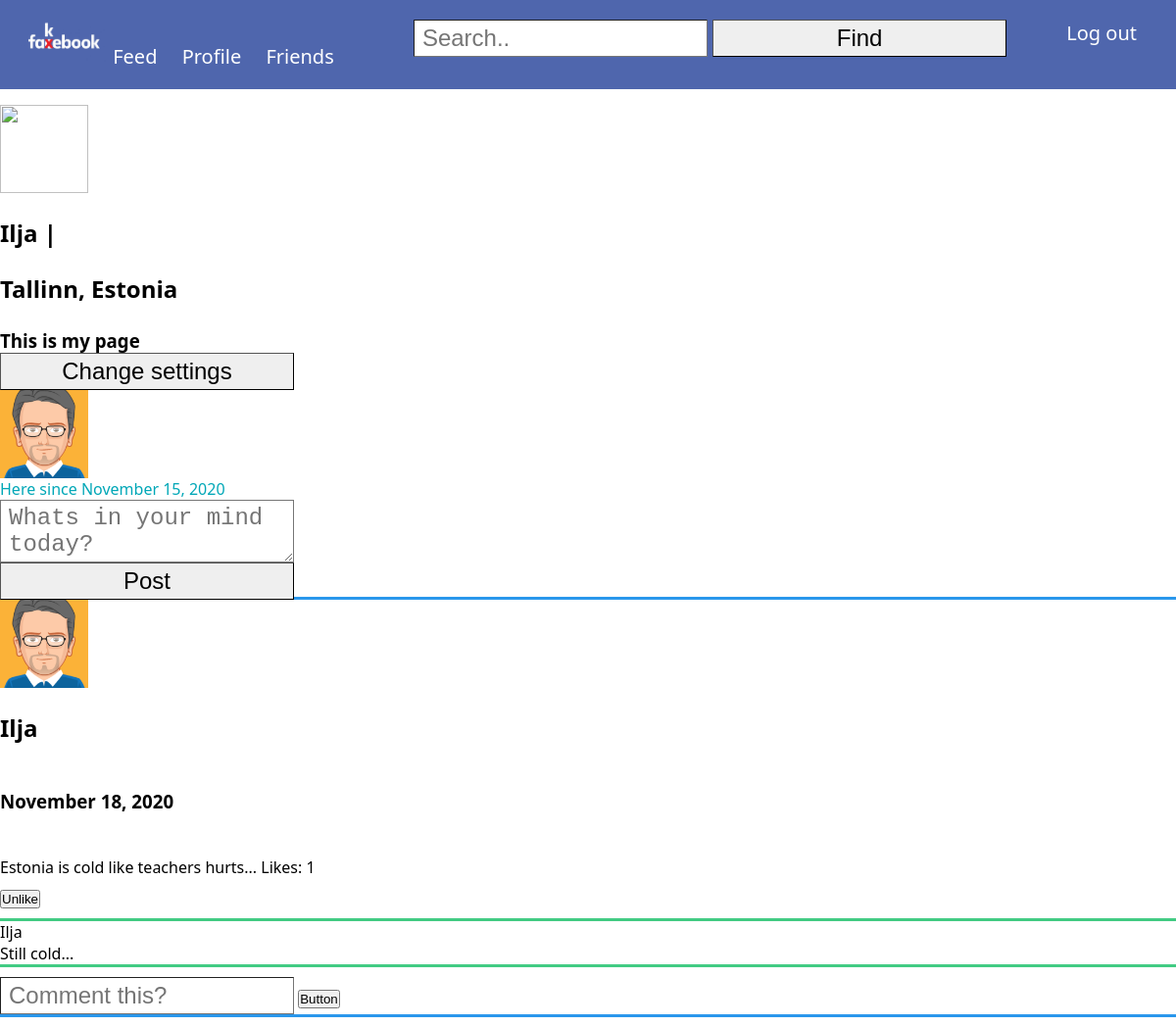
The page /pages/profile.php (signed in) on the database its author committed.
### tables this page shows
CREATE TABLE `posts` (
  `id` int(50) NOT NULL,
  `creator_name` varchar(50) NOT NULL,
  `user_id` int(50) NOT NULL,
  `content` varchar(3000) NOT NULL,
  `created_at` datetime NOT NULL DEFAULT current_timestamp() ON UPDATE current_timestamp(),
  `updated_at` datetime NOT NULL DEFAULT current_timestamp()
);

CREATE TABLE `users` (
  `id` int(50) NOT NULL,
  `name` varchar(50) NOT NULL,
  `username` varchar(50) NOT NULL,
  `city` varchar(50) NOT NULL,
  `email` varchar(50) NOT NULL,
  `password` varchar(100) NOT NULL,
  `description` text DEFAULT NULL,
  `created_at` datetime NOT NULL DEFAULT current_timestamp(),
  `updated_at` datetime NOT NULL DEFAULT current_timestamp() ON UPDATE current_timestamp(),
  `country` varchar(50) NOT NULL
);

CREATE TABLE `comments` (
  `id` int(50) NOT NULL,
  `user_id` int(50) NOT NULL,
  `post_id` int(50) NOT NULL,
  `content` varchar(3000) NOT NULL,
  `updated_at` timestamp NOT NULL DEFAULT current_timestamp() ON UPDATE current_timestamp(),
  `created_at` timestamp NOT NULL DEFAULT current_timestamp()
);

### db.php (called while the page is built, shortened)
<?php
function connect()
{
    return new mysqli(DB_HOST, DB_USER, DB_PASS, DB_BASE);
}
function db_get_list($query)
{
    $con = connect();
    $data = array();
    $result = mysqli_query($con, $query);
    while ($row = mysqli_fetch_object($result)) {
        array_push($data, $row);
    }
    $count = mysqli_num_rows($result);
    if ($count > 0) {
        return $data;
    }
    return array();
}
function db_get($query)
{
    $con = connect();
    $result = mysqli_query($con, $query);
    $row = mysqli_fetch_array($result, MYSQLI_ASSOC);
    $count = mysqli_num_rows($result);
    if ($count > 0) {
        return $row;
    } else {
        return null;
    }
}

### post.php (the view, shortened to what this page needs)
<?php
include 'db.php';
function get_all_posts($id, $name)
{
    $query = "SELECT * FROM posts ORDER BY created_at DESC";
    $posts = json_decode(json_encode(db_get_list($query)), true);
    for ($i = 0; $i < count($posts); ++$i) {
        if ($posts[$i]['user_id'] == $id) {
            $content = $posts[$i]['content'];
            $post_id = $posts[$i]['id'];
            $date = date("F j, Y", strtotime($posts[$i]['created_at']));
            ?>
            <div class="post" style="box-shadow: rgb(42,151,236) 0px 0px 0px 3px;">
                <img src="../asserts/avatar.png" alt="avatar">
                <h2><?php echo $name ?></h2>
                <br>
                <h3><?php echo $date ?></h3>
                <br>
                <br>
                <?php echo $content ?>
                <?php
                echo 'Likes: ' . count_likes($post_id);
                if (liked($post_id)) {
                    ?>
                    <div method="post" class="like">
                        <form class="field" method="post">
                            <button name="unlike_button">Unlike</button>
                        </form>
                    </div>
                    <?php
                }
                get_all_comments($post_id); ?>
                <div method="post" class="comment_creation">
                    <form class="field" method="post">
                        <input type="text" placeholder="Comment this?" name="comment_text">
                        <button type="submit" name="comment_button" value="Post">Button</button>
                    </form>
                </div>
            </div>
            <?php
        }
    }
}
function get_all_comments($post_id)
{
    $query = "SELECT user_id, content FROM comments WHERE post_id = '$post_id' ORDER BY created_at";
    $comments = json_decode(json_encode(db_get_list($query)), true);
    if ($comments != null) {
        for ($i = 0; $i < count($comments); ++$i) {
            $content = $comments[$i]['content'];
            $user_id = $comments[$i]['user_id'];
            $query = "SELECT name FROM users WHERE id = '$user_id'";
            $res = db_get($query);
            ?>
            <div class="comment" style="box-shadow: rgb(66,203,131) 0px 0px 0px 3px;">
                <?php echo $res['name'] ?>
                <br>
                <?php echo $content ?>
            </div>
            <?php
        }
    }
}
function count_likes($post_id)
{
    $query = "SELECT * FROM reactions WHERE post_id = '$post_id'";
    $res = db_get_list($query);
    if ($res != null) {
        return count($res);
    }
    return 0;
}
function liked($post_id)
{
    $my_id = $_SESSION["id"];
    $new_query = "SELECT * FROM reactions WHERE user_id = '$my_id' and post_id = '$post_id'";
    $res = db_get($new_query);
    if ($res != null) {
        return true;
    }
    return false;
}
            ?>

### components/header.php (shortened to what this page needs)
<html>
<head>
    <link rel="stylesheet" type="text/css" href="../css/style.css">
</head>
<body>
<?php require 'menu.php' ?>
</body>

### components/menu.php (shortened to what this page needs)
<?php
$image_url = "../asserts/logo.jpg";
?>
<nav>
    <ul>
        <img src="<?php echo $image_url;?>" alt="Logo of the Fakebook"/>
        <?php
        if (isset($_SESSION['loggedin']) && $_SESSION['loggedin'] === true) {
        ?>
        <li><a href="../pages/feed.php">Feed</a></li>
        <li><a href="../pages/profile.php">Profile</a></li>
        <li><a href="../pages/friends.php">Friends</a></li>
        <?php } ?>
    </ul>
    <ul>
        <?php
        if (isset($_SESSION['loggedin']) && $_SESSION['loggedin'] === true) {
            ?>
            <form method="post">
                <div>
                    <input size="30" placeholder="Search.." name="search_text">
                    <input type="submit" class="search_button" value="Find" name="search_button">
                </div>
            </form>
        <?php } ?>
    </ul>
    <ul>
        <?php
        if (isset($_SESSION['loggedin']) && $_SESSION['loggedin'] === true) { ?>
            <li><a href="../logout.php">Log out</a></li>
        <?php } ?>
    </ul>
</nav>

### pages/profile.php (shortened to what this page needs)
<?php
include '../components/header.php';
include '../post.php';
include '../friend.php';
if (isset($_GET['id']) || isset($_GET['un'])) {
    if (isset($_GET['id']) && $_GET['id'] != $_SESSION["id"]) {
        $id = htmlspecialchars($_GET['id']);
        $query = "SELECT name, username, city, country, description, created_at FROM users WHERE id =?";
        $res = db_get_one($query, $id, "s");
        $username = $res["username"];
    } else if (isset($_GET['un']) && $_GET['un'] != $_SESSION["username"]) {
        $username = htmlspecialchars($_GET['un']);
        $query = "SELECT id, name, city, country, description, created_at FROM users WHERE username =?";
        $res = db_get_one($query, $username, "s");
        $id = $res["id"];
    } else {
        header('Location: profile.php');
        exit();
    }
    $name = $res["name"];
    $city = $res["city"];
    $country = $res["country"];
    $description = $res["description"];
    $date = date("F j, Y", strtotime($res["created_at"]));
} else {
    $id = $_SESSION["id"];
    $name = $_SESSION["name"];
    $username = $_SESSION["username"];
    $city = $_SESSION["city"];
    $country = $_SESSION["country"];
    $description = $_SESSION["description"];
    $date = date("F j, Y", strtotime($_SESSION["created_at"]));
}
?>
    <!DOCTYPE html>
    <head>
        <link href="../css/style.css" rel="stylesheet">
    </head>
    <body>
    <div>
        <div class="panel">
            <div class="fb-timeline-img">
                <img src="https://bootdey.com/img/Content/bg1.jpg" alt="">
            </div>
            <div class="fb-name">
                <h2><?php echo $name ?> | <?php echo $username ?> </h2>
                <h2><?php echo $city . ', ' . $country ?> </h2>
                <h3><?php echo $description ?></h3>
            </div>
            <div>
                <form method="post">
                    <?php if (isset($_GET['id']) || isset($_GET['un'])) {
                        if (check_subscribed($id)) {
                            ?>
                            <div>
                                <input type="submit" value="Remove friend" name="remove_friend_button">
                            </div>
                            <?php
                        } else {
                            ?>
                            <div>
                                <input type="submit" value="Add to friends" name="add_friend_button">
                            </div>
                            <?php
                        }
                    } elseif (!isset($_POST['change_settings'])) {
                        ?>
                        <div>
                            <input type="submit" value="Change settings" name="change_settings">
                        </div>
                        <?php
                    } ?>
                </form>
            </div>
            <div class="panel-body">
                <div class="profile-thumb">
                    <img src="../asserts/avatar.png" alt="avatar">
                </div>
                <a>Here since <?php echo $date ?></a>
            </div>
        </div>
        <?php
        if (isset($_POST['change_settings'])) {
            ?>
            <form method="post" class="auth">
                <input type="hidden" name="action" value="login">
                <div class="field">
                    <label>New name:</label>
                    <input type="text" name="name_change">
                </div>
                <div class="field">
                    <label>New city/town:</label>
                    <input type="text" name="city_change">
                </div>
                <div class="field">
                    <label>New country:</label>
                    <input type="text" name="country_change">
                </div>
                <div class="field">
                    <label>New description:</label>
                    <input type="text" name="description_change">
                </div>
                <div class="field">
                    <input type="submit" class="save_button" value="Save" name="save_button">
                </div>
            </form>
            <?php
        } else {
            if (!isset($_GET['id']) && !isset($_GET['un'])) {
                ?>
                <form method="post" class="post_creation">
                        <div class="post_text_field">
                <textarea class="form-control input-lg p-text-area" rows="2"
                          placeholder="Whats in your mind today?" name="post_text"></textarea>
                        </div>
                        <div>
                            <input type="submit" value="Post" name="post_button">
                        </div>
                </form>
                <?php
            }
            get_all_posts($id, $name);
        }
        ?>
    </div>
    </body>
    </html>

### css/style.css (style rules this page uses)
* { margin: 0; padding: 0; }
body { font-family: Segoe UI, serif; margin: 0; }
a { text-decoration: none; color: #00a7b7; }
h2 { margin: 1em 0; }
input, textarea, option, select { font-size: 24px; padding: 4px 8px; border-radius: 0; border-width: 1px; width: 300px; }
.field { margin: .8em 0; }
nav { background: #4f66ad; font-size: 20px; padding: 1em; display: flex; justify-content: space-between; }
nav ul { list-style: none; }
nav li { display: inline-block; margin-right: 1em; }
nav a { text-decoration: none; color: white; }
img { width: 90px; }
.post { box-shadow: rgba(3, 102, 214, 0.3) 0px 0px 0px 3px; }

### rows shown on the page
posts: created_at "November 18, 2020", content "Estonia is cold like teachers hurts...", post_id "1"
users: name "Ilja"
comments: content "Still cold..."

### other values the page prints
$name "Ilja"
$city "Tallinn"
$country "Estonia"
$description "This is my page"
$date "November 15, 2020"
